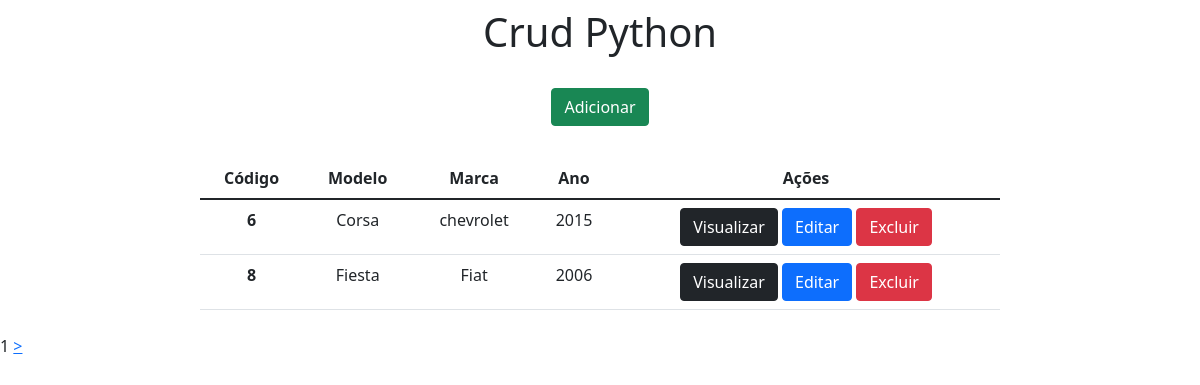
The page / on the database its author committed.
### app/models.py (models this page shows)
class Carros(models.Model):
    modelo = models.CharField(max_length=150)
    marca = models.CharField(max_length=100)
    ano = models.IntegerField()

### app/views.py (the view)
# urls.py: 2. Add a URL to urlpatterns:  path('', views.home, name='home')
def home(request):
    data = {}
    all = Carros.objects.all()
    paginator = Paginator(all, 2)
    pages = request.GET.get('page')
    data['db'] = paginator.get_page(pages)
    return render(request, 'index.html', data)

### app/templates/index.html (shortened to what this page needs)
<!DOCTYPE html>
<html lang="pt-br">
<head>
    <link href="https://cdn.jsdelivr.net/npm/bootstrap@5.1.1/dist/css/bootstrap.min.css" rel="stylesheet">
</head>
<body>
    <div class="col-8 m-auto pt-2 pb-2 text-center">
        <h1>Crud Python</h1>
    </div>
     <div class="col-8 m-auto pt-3 pb-2 text-center">
        <a href="/form" class="btn btn-success">Adicionar</a>
    </div>
     <div class="col-8 m-auto pt-4 pb-2 text-center">
        <table class="table">
            <thead class="thead-dark">
                <tr>
                  <th scope="col">Código</th>
                  <th scope="col">Modelo</th>
                  <th scope="col">Marca</th>
                  <th scope="col">Ano</th>
                  <th scope="col">Ações</th>
                </tr>
            </thead>
              <tbody>
              {%for dbs in db%}
               <tr>
                  <th> {{dbs.id}}</th>
                  <td>{{dbs.modelo}}</td>
                  <td>{{dbs.marca}}</td>
                  <td>{{dbs.ano}}</td>
                  <td>
                    <a href="/view/{{dbs.id}}" class=" btn btn-dark">Visualizar</a>
                    <a href="/edit/{{dbs.id}}" class=" btn btn-primary">Editar</a>
                    <a href="/delete/{{dbs.id}}" class=" btn btn-danger btnDel">Excluir</a>
                  </td>
                </tr>
              {%endfor %}
            </table>
    </div>
    <div class="'pagination">
        {{db.number}}
         {% if db.has_next %}
        <a href="?page={{db.next_page_number}}"> > </a>
        {% endif %}
    </div>
    {% load static %}
</body>
</html>

### rows shown on the page
Carros: id "6", modelo "Corsa", marca "chevrolet", ano "2015"
Carros: id "8", modelo "Fiesta", marca "Fiat", ano "2006"

### other values the page prints
{{ db.number }} "1"
